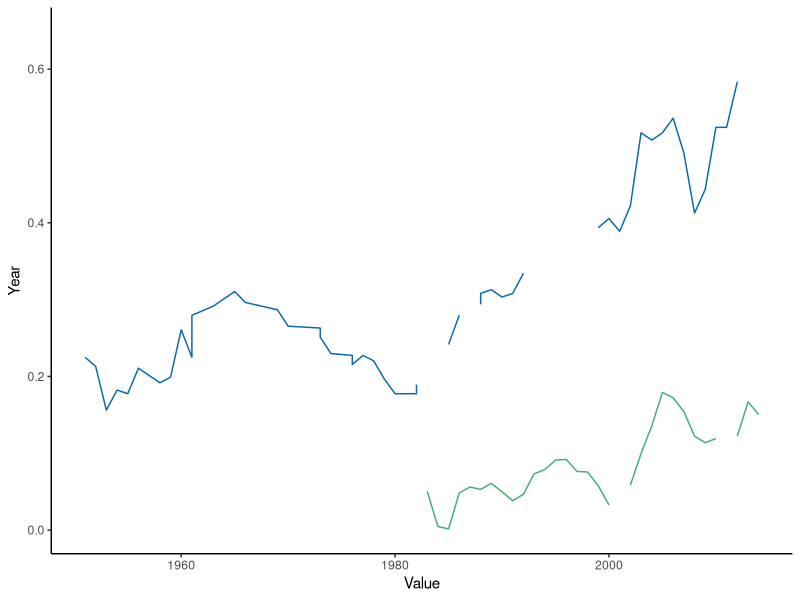

The R source for this figure:
require(shape)
library(tidyverse)
library(lubridate)
#pdf(file = "competitionmarkets/loecker_barkai.pdf", width = 7, height = 7)
# ----
#Set parameters for graphics
axislabelsize <- 1.5
labelsize <- 1.2
graphlinewidth <- 2
segmentlinewidth <- 1.5

COL <- c("#7fc97f", "#beaed4", "#fdc086", "#ffff99", "#386cb0", "#f0027f", "#bf5b17", "#666666")
COLA <- c("#e0f3db", "#99d8c9","#66c2a4","#41ae76", "#238b45", "#005824")
COLB <- c("#c6dbef", "#4eb3d3", "#2b8cbe", "#0868ac","#084081")
COLC <- c("#fcfbfd", "#efedf5", "#dadaeb", "#bcbddc", "#9e9ac8", "#807dba", "#6a51a3", "#54278f", "#3f007d")
# functions
# ----
sub_1 <- function(x){
  x - 1
}

date_max <- function(x, y){
  max(x, y)
}
# ----


#----
# pull in data
# ----
library(readr)
barkai_2018 <- read_csv("competitionmarkets/loecker_barkai/barkai_2018.csv")
loecker_2018 <- read_csv("competitionmarkets/loecker_barkai/loecker_2018.csv")

# adjust / clean
loecker_2018$y_adj<- sub_1(loecker_2018["y"])


barkai_2018 <- barkai_2018 %>% 
  rename("year_b" = x, "b_share" = y)

loecker_2018 <- loecker_2018 %>% 
  rename("year_l" = x, "l_markup" = y_adj) 

loecker_2018$y <- NULL

loecker_2018$year <- floor(loecker_2018$year_l)
barkai_2018$year <- floor(barkai_2018$year_b)

# ----
# merge data
loecker_barkai <- full_join(loecker_2018, barkai_2018, by = "year")

#The ggplot had issues with read l_markup.y
#So I re-did it and just mutated it
#as  you'd coded it it was trying 
#to read l_markup as a df itself

LBdf <- 
  loecker_barkai %>%
  mutate(markup = l_markup$y) %>% 
  select(year, markup, b_share)

#loecker_barkai$year_l <- NULL
#loecker_barkai$year_b <- NULL

#loecker_barkai <- loecker_barkai[, c(2, 1, 3)]
# ----


# graph
# ----

p <-  ggplot(data = LBdf) +
  geom_line(aes(x=year, y=markup), color = COLB[4]) +
  geom_line(aes(x=year, y=b_share), color = COLA[4]) +
  theme_classic() +
  ylab("Year") + 
  xlab("Value") 


#Save plot to PDF
ggsave(p, filename = "loecker_barkai.pdf", 
       path = "competitionmarkets",
       width = 7, height = 7, units = "in")

# ----



dev.off()
